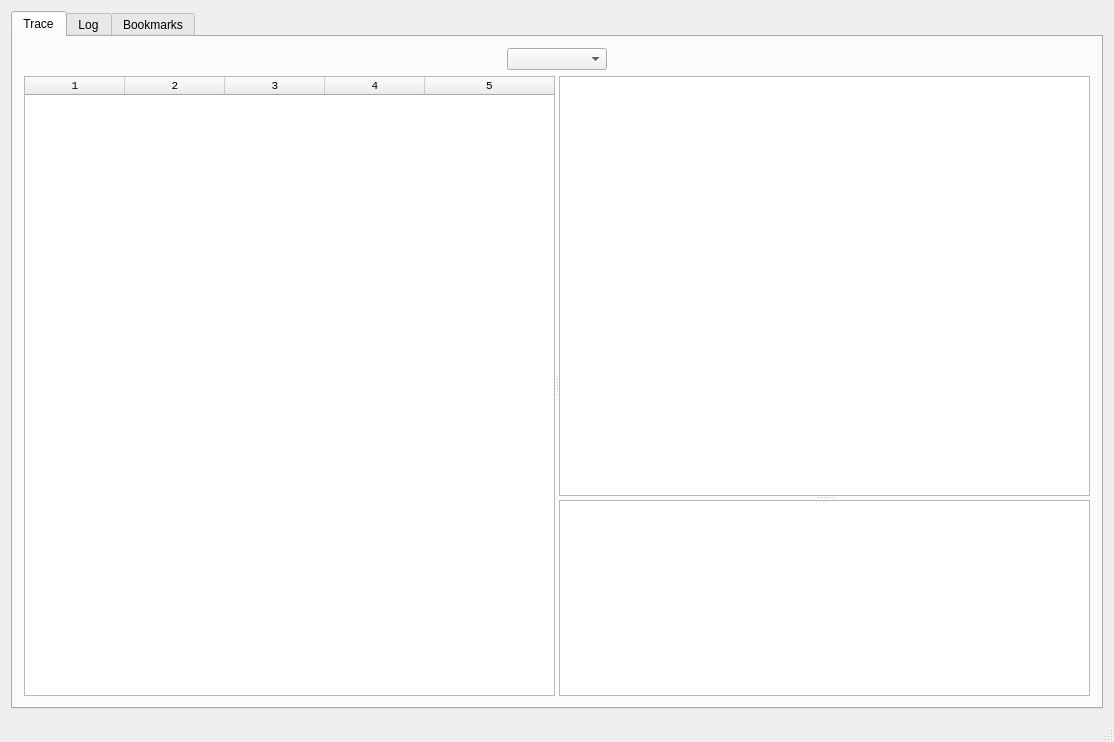
<?xml version="1.0" encoding="UTF-8"?>
<ui version="4.0">
 <class>MainWindow</class>
 <widget class="QMainWindow" name="MainWindow">
  <property name="geometry">
   <rect>
    <x>0</x>
    <y>0</y>
    <width>1114</width>
    <height>742</height>
   </rect>
  </property>
  <property name="windowTitle">
   <string>MainWindow</string>
  </property>
  <widget class="QWidget" name="centralWidget">
   <property name="enabled">
    <bool>true</bool>
   </property>
   <property name="sizePolicy">
    <sizepolicy hsizetype="Maximum" vsizetype="Preferred">
     <horstretch>0</horstretch>
     <verstretch>0</verstretch>
    </sizepolicy>
   </property>
   <layout class="QVBoxLayout" name="verticalLayout_2">
    <item>
     <widget class="QTabWidget" name="tab_widget">
      <property name="sizePolicy">
       <sizepolicy hsizetype="Preferred" vsizetype="Expanding">
        <horstretch>0</horstretch>
        <verstretch>0</verstretch>
       </sizepolicy>
      </property>
      <property name="acceptDrops">
       <bool>true</bool>
      </property>
      <property name="currentIndex">
       <number>0</number>
      </property>
      <widget class="QWidget" name="tab">
       <property name="sizePolicy">
        <sizepolicy hsizetype="Preferred" vsizetype="Preferred">
         <horstretch>0</horstretch>
         <verstretch>0</verstretch>
        </sizepolicy>
       </property>
       <property name="minimumSize">
        <size>
         <width>1048</width>
         <height>594</height>
        </size>
       </property>
       <property name="maximumSize">
        <size>
         <width>16777215</width>
         <height>16777215</height>
        </size>
       </property>
       <attribute name="title">
        <string>Trace</string>
       </attribute>
       <layout class="QVBoxLayout" name="verticalLayout" stretch="0">
        <property name="sizeConstraint">
         <enum>QLayout::SetNoConstraint</enum>
        </property>
        <item>
         <layout class="QVBoxLayout" name="verticalLayout_3">
          <property name="sizeConstraint">
           <enum>QLayout::SetMaximumSize</enum>
          </property>
          <item>
           <layout class="QHBoxLayout" name="horizontalLayout" stretch="0">
            <property name="spacing">
             <number>6</number>
            </property>
            <property name="sizeConstraint">
             <enum>QLayout::SetDefaultConstraint</enum>
            </property>
            <property name="topMargin">
             <number>0</number>
            </property>
            <property name="rightMargin">
             <number>0</number>
            </property>
            <item>
             <widget class="QComboBox" name="select_trace_combo_box">
              <property name="sizePolicy">
               <sizepolicy hsizetype="Minimum" vsizetype="Minimum">
                <horstretch>0</horstretch>
                <verstretch>0</verstretch>
               </sizepolicy>
              </property>
              <property name="maximumSize">
               <size>
                <width>100</width>
                <height>24</height>
               </size>
              </property>
             </widget>
            </item>
           </layout>
          </item>
          <item>
           <widget class="QSplitter" name="splitter1">
            <property name="sizePolicy">
             <sizepolicy hsizetype="Minimum" vsizetype="MinimumExpanding">
              <horstretch>0</horstretch>
              <verstretch>0</verstretch>
             </sizepolicy>
            </property>
            <property name="minimumSize">
             <size>
              <width>0</width>
              <height>500</height>
             </size>
            </property>
            <property name="orientation">
             <enum>Qt::Horizontal</enum>
            </property>
            <widget class="TraceTableWidget" name="trace_table">
             <property name="sizePolicy">
              <sizepolicy hsizetype="Maximum" vsizetype="Expanding">
               <horstretch>0</horstretch>
               <verstretch>0</verstretch>
              </sizepolicy>
             </property>
             <property name="minimumSize">
              <size>
               <width>0</width>
               <height>0</height>
              </size>
             </property>
             <property name="font">
              <font>
               <family>Courier New</family>
               <pointsize>8</pointsize>
              </font>
             </property>
             <property name="acceptDrops">
              <bool>true</bool>
             </property>
             <property name="dragEnabled">
              <bool>false</bool>
             </property>
             <property name="dragDropMode">
              <enum>QAbstractItemView::NoDragDrop</enum>
             </property>
             <property name="alternatingRowColors">
              <bool>false</bool>
             </property>
             <property name="verticalScrollMode">
              <enum>QAbstractItemView::ScrollPerPixel</enum>
             </property>
             <property name="horizontalScrollMode">
              <enum>QAbstractItemView::ScrollPerPixel</enum>
             </property>
             <property name="showGrid">
              <bool>true</bool>
             </property>
             <property name="gridStyle">
              <enum>Qt::DotLine</enum>
             </property>
             <property name="rowCount">
              <number>0</number>
             </property>
             <property name="columnCount">
              <number>5</number>
             </property>
             <attribute name="horizontalHeaderStretchLastSection">
              <bool>true</bool>
             </attribute>
             <attribute name="verticalHeaderVisible">
              <bool>false</bool>
             </attribute>
             <column/>
             <column/>
             <column/>
             <column/>
             <column/>
            </widget>
            <widget class="QSplitter" name="splitter2">
             <property name="sizePolicy">
              <sizepolicy hsizetype="Minimum" vsizetype="Expanding">
               <horstretch>0</horstretch>
               <verstretch>0</verstretch>
              </sizepolicy>
             </property>
             <property name="orientation">
              <enum>Qt::Vertical</enum>
             </property>
             <widget class="RegTableWidget" name="reg_table">
              <property name="minimumSize">
               <size>
                <width>240</width>
                <height>420</height>
               </size>
              </property>
              <property name="font">
               <font>
                <family>Courier</family>
                <pointsize>8</pointsize>
               </font>
              </property>
              <property name="alternatingRowColors">
               <bool>true</bool>
              </property>
              <property name="horizontalScrollMode">
               <enum>QAbstractItemView::ScrollPerPixel</enum>
              </property>
              <property name="showGrid">
               <bool>true</bool>
              </property>
              <property name="gridStyle">
               <enum>Qt::DotLine</enum>
              </property>
              <attribute name="horizontalHeaderVisible">
               <bool>true</bool>
              </attribute>
              <attribute name="verticalHeaderVisible">
               <bool>false</bool>
              </attribute>
              <attribute name="verticalHeaderDefaultSectionSize">
               <number>24</number>
              </attribute>
              <attribute name="verticalHeaderMinimumSectionSize">
               <number>22</number>
              </attribute>
             </widget>
             <widget class="MemTableWidget" name="mem_table">
              <property name="minimumSize">
               <size>
                <width>240</width>
                <height>0</height>
               </size>
              </property>
              <property name="font">
               <font>
                <family>Courier</family>
                <pointsize>8</pointsize>
               </font>
              </property>
              <property name="gridStyle">
               <enum>Qt::DashLine</enum>
              </property>
              <attribute name="horizontalHeaderVisible">
               <bool>true</bool>
              </attribute>
              <attribute name="verticalHeaderVisible">
               <bool>false</bool>
              </attribute>
              <attribute name="verticalHeaderDefaultSectionSize">
               <number>24</number>
              </attribute>
              <attribute name="verticalHeaderMinimumSectionSize">
               <number>22</number>
              </attribute>
             </widget>
            </widget>
           </widget>
          </item>
         </layout>
        </item>
       </layout>
      </widget>
      <widget class="QWidget" name="tab_2">
       <attribute name="title">
        <string>Log</string>
       </attribute>
       <layout class="QVBoxLayout" name="verticalLayout_5">
        <item>
         <widget class="QPlainTextEdit" name="log_text_edit">
          <property name="font">
           <font>
            <family>Courier</family>
            <pointsize>10</pointsize>
            <weight>50</weight>
            <bold>false</bold>
            <underline>false</underline>
            <strikeout>false</strikeout>
           </font>
          </property>
          <property name="plainText">
           <string/>
          </property>
         </widget>
        </item>
       </layout>
      </widget>
      <widget class="QWidget" name="tab_3">
       <attribute name="title">
        <string>Bookmarks</string>
       </attribute>
       <layout class="QVBoxLayout" name="verticalLayout_4">
        <item>
         <widget class="QTableWidget" name="bookmark_table">
          <property name="sizePolicy">
           <sizepolicy hsizetype="Expanding" vsizetype="Expanding">
            <horstretch>0</horstretch>
            <verstretch>0</verstretch>
           </sizepolicy>
          </property>
          <property name="minimumSize">
           <size>
            <width>0</width>
            <height>0</height>
           </size>
          </property>
          <property name="maximumSize">
           <size>
            <width>16777215</width>
            <height>16777215</height>
           </size>
          </property>
          <property name="font">
           <font>
            <family>Courier</family>
            <pointsize>8</pointsize>
           </font>
          </property>
          <property name="verticalScrollMode">
           <enum>QAbstractItemView::ScrollPerPixel</enum>
          </property>
          <property name="horizontalScrollMode">
           <enum>QAbstractItemView::ScrollPerPixel</enum>
          </property>
          <property name="gridStyle">
           <enum>Qt::DashLine</enum>
          </property>
          <attribute name="horizontalHeaderStretchLastSection">
           <bool>true</bool>
          </attribute>
          <attribute name="verticalHeaderVisible">
           <bool>false</bool>
          </attribute>
         </widget>
        </item>
       </layout>
      </widget>
     </widget>
    </item>
   </layout>
  </widget>
  <widget class="QMenuBar" name="menu_bar">
   <property name="geometry">
    <rect>
     <x>0</x>
     <y>0</y>
     <width>1114</width>
     <height>21</height>
    </rect>
   </property>
  </widget>
  <widget class="QStatusBar" name="status_bar"/>
 </widget>
 <layoutdefault spacing="6" margin="11"/>
 <customwidgets>
  <customwidget>
   <class>TraceTableWidget</class>
   <extends>QTableWidget</extends>
   <header>gui/widgets/trace_table_widget.h</header>
  </customwidget>
  <customwidget>
   <class>RegTableWidget</class>
   <extends>QTableWidget</extends>
   <header>gui/widgets/reg_table_widget.h</header>
  </customwidget>
  <customwidget>
   <class>MemTableWidget</class>
   <extends>QTableWidget</extends>
   <header>gui/widgets/mem_table_widget.h</header>
  </customwidget>
 </customwidgets>
 <resources/>
 <connections/>
</ui>
